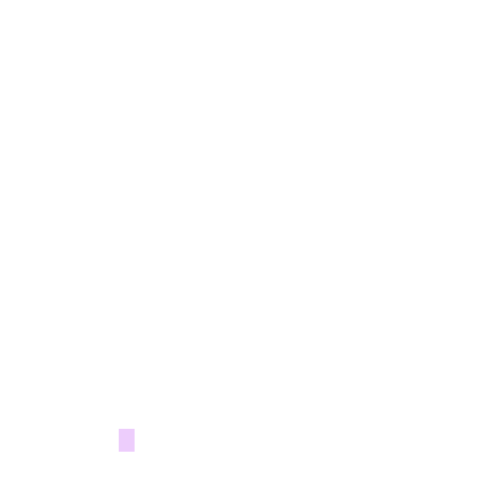
Frame 1 (no input)
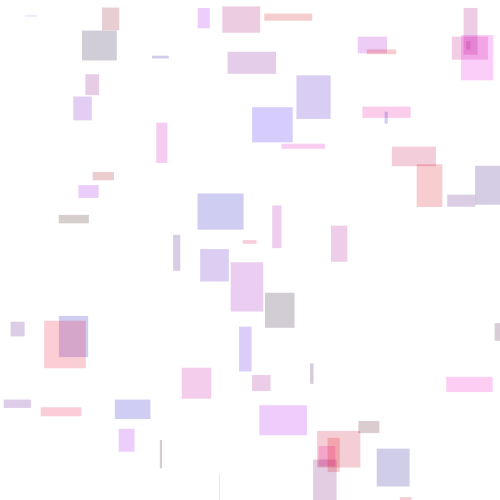
Frame 60 (the mouse pressed at the canvas centre just before this capture)
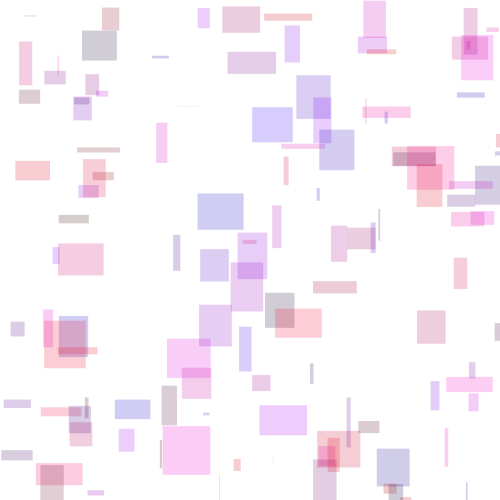
Frame 120 (the mouse held since frame 60 and released just before this capture)

The Processing sketch that drew these frames (run headless with seeded random() and noise(); from frame 60 on, the mouse is pressed at the canvas centre):

// Processing sketch: processing_125237
// ── processing_125237.pde

int r;
int v;
int b;
boolean pause;

void setup() {
  size(500, 500);
  //frameRate(5);
  background(255);
  pause = false;
}

void draw() {
  r = int(random(255));
  v = int(random(255));
  b = int(random(255));
  fill(r, 0, b, 50);
  noStroke();
  //background(r/*,v,b*/);
  rect(random(width), random(height), random(50), random(50));
}

void mouseClicked() {

  if (pause==false) {
    loop();
    pause=true;
  }
  else {
    noLoop();
    pause=false;
  }
}
